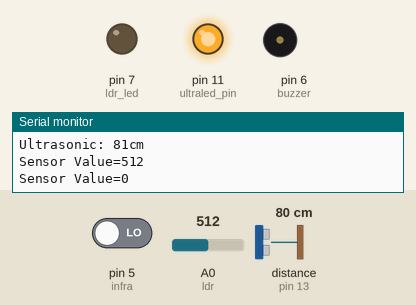
This sketch was run on a simulated Arduino Uno, built with avr-gcc and run on an emulated ATmega328P. Shown: output pins drawn as LEDs (lit = HIGH), buzzer (waves = sounding, pin HIGH), the last lines printed to the serial monitor. Inputs (shaded band) come from the test bench; at power-on: A0 (ldr) = 512, pin 5 (infra) LOW, distance to the obstacle (sensor on pin 13) 80 cm. The echo pulse lasts 58.3 µs per cm.

Above: at 1.2 s.
1.3 s: A0 (ldr) set to 54
2.8 s: A0 (ldr) set to 45
At 4.1 s:
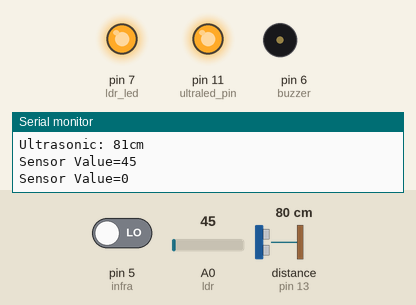
4.4 s: pin 5 (infra) driven HIGH
At 5.8 s:
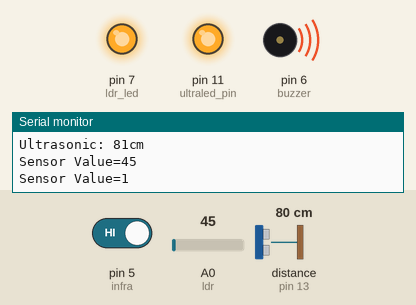
6.1 s: A0 (ldr) set to 122
At 7.4 s:
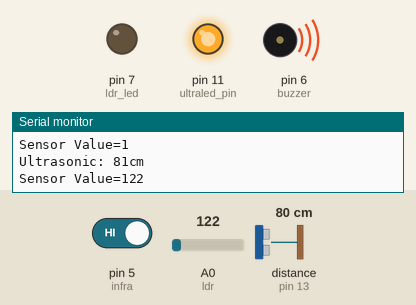
10.7 s: pin 5 (infra) driven LOW
At 11.1 s:
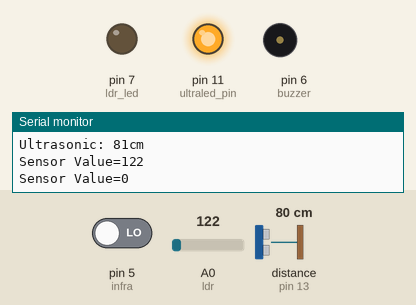
Timing chart, 0 to 13.4 s (numbered marks = the images above; inputs shaded):
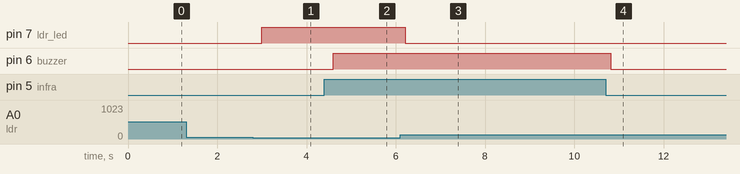

Measured:
- the behaviour switches between 51 and 50 on A0 (ldr) (found by bisection; images 0 and 1)
- after the input at 2.8 s, pin 7 (ldr_led): LOW → HIGH after 0.19 s
- after the input at 4.4 s, pin 6 (buzzer): LOW → HIGH after 0.20 s
- after the input at 6.1 s, pin 7 (ldr_led): HIGH → LOW after 0.11 s
- after the input at 10.7 s, pin 6 (buzzer): HIGH → LOW after 0.12 s

The sketch:

Smart_Home_Code.ino
```cpp
#define TRIGGER_PIN  12                            // Arduino pin tied to trigger pin on the ultrasonic sensor.
#define ECHO_PIN     13                            // Arduino pin tied to echo pin on the ultrasonic sensor.
#define MAX_DISTANCE 200                           // Maximum distance we want to ping for (in centimeters). Maximum sensor distance is rated at 400-500cm. [this is an arbitrary number]
#define ultraled_pin 11
#define infra 5
#define buzzer 6
int ldr=A0;
int ldr_led=7;

#include "NewPing.h"
NewPing sonar(TRIGGER_PIN, ECHO_PIN, MAX_DISTANCE);// NewPing setup of pins and maximum distance.


unsigned int critical_distance_cms = 15;           // Cutoff distance at which the light will switch [this is an arbitrary number]
bool state = 0;

void setup() {
  Serial.begin(9600);                              // Open serial monitor at 115200 baud to see ping results.
  pinMode(ultraled_pin, OUTPUT);
  pinMode(infra,INPUT);
  pinMode(buzzer,OUTPUT);
  pinMode(ldr_led,OUTPUT);
  digitalWrite(ultraled_pin, HIGH);                // Turn the light off
}

void loop() {
  delay(50);                                       // Wait 50ms between pings (about 20 pings/sec). 29ms should be the shortest delay between pings.
  unsigned int distance = readDistance();          // Current distance of any object facing the ultrasonic sensor

  Serial.print("Ultrasonic: ");
  Serial.print(distance);                          // Send ping, get distance in cm and print result (0 = outside set distance range)
  Serial.println("cm");

  int data= analogRead(ldr);
  Serial.println("");
  Serial.print("Sensor Value=");
  Serial.println(data);


  if (data<=50)
  {
    digitalWrite(ldr_led,HIGH);
  }
  else
  {
    digitalWrite(ldr_led,LOW);
  }

   int value= digitalRead(infra);
  Serial.println("");
  Serial.print("Sensor Value=");
  Serial.println(value);


  if (value==1)
  {
    digitalWrite(buzzer,HIGH);

  }
  else
  {
    digitalWrite(buzzer,LOW);
  }
  // Someone is near the door
  if (distance < critical_distance_cms)
  {
    while (distance < critical_distance_cms)
    {
      // Check if they moved away
      distance = readDistance();

      delay(5);                                     // Do nothing until the person moves away from the door
    }

    state = !state;                                 // Change the state of the relay

    if (state)
    {
      Serial.println("Door Open!");
      digitalWrite(ultraled_pin, LOW);             // Turn the light on
    }
    else
    {
      Serial.println("Door Closed!");
      digitalWrite(ultraled_pin, HIGH);            // Turn the light off
    }
  }

}

// Updates the value of the Ultrasonic reading
unsigned int readDistance()
{
  // Read 7 values from the ultrasonic and get the median value ( median filter )
  // Gets rid of noisy reading
  unsigned int distance = sonar.convert_cm(sonar.ping_median(7));

  // The value 0 indicates that the ultrasonic sensor is reading nothing in front of it
  // Set this distance to max distance so the light doesn't switch unnecessarily
  if (distance == 0)
  {
    distance = MAX_DISTANCE;
  }

  return distance;

}
```
